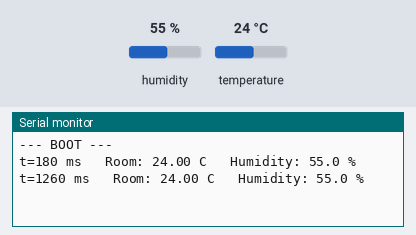
This sketch was run on a simulated ESP32. Shown: the last lines printed to the serial monitor. The test bench sets the inputs (shaded band); at power-on: humidity 55 %, temperature 24 °C.

Above: at 1.3 s.
1.4 s: humidity set to 22 %
At 2.8 s:
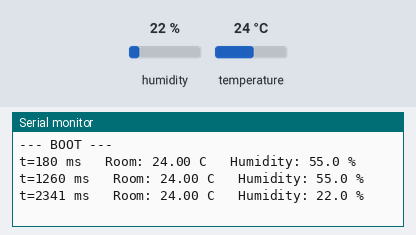
2.9 s: temperature set to 12 °C
At 4.2 s:
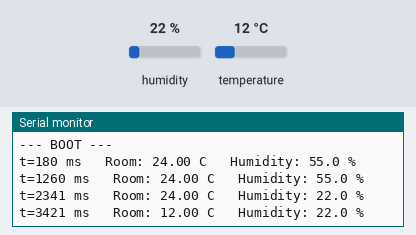
4.4 s: humidity set to 40 %
At 5.4 s:
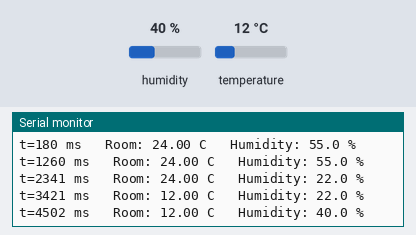
Timing chart, 0 to 7.4 s (numbered marks = the images above; inputs shaded):
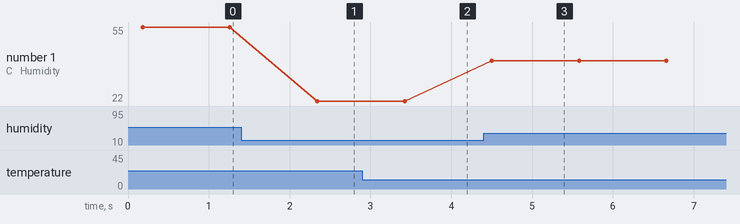

The sketch:

aht20_test.ino
```cpp
#include <Wire.h>
#include <Adafruit_AHTX0.h>
Adafruit_AHTX0 aht;

void setup() {
  Serial.begin(115200);
#ifdef NEOPIXEL_I2C_POWER
  pinMode(NEOPIXEL_I2C_POWER, OUTPUT);
  digitalWrite(NEOPIXEL_I2C_POWER, HIGH);
#endif
  delay(100);
  Serial.println("--- BOOT ---");
  if (!aht.begin()) Serial.println("AHT20 not found");
}

void loop() {
  sensors_event_t hum, temp;
  aht.getEvent(&hum, &temp);
  Serial.printf("t=%lu ms   Room: %.2f C   Humidity: %.1f %%\r\n", millis(), temp.temperature, hum.relative_humidity);
  delay(1000);
}
```

Measured:
- after the input at 1.4 s, the serial monitor: prints a new line after 0.94 s (image 1)
- after the input at 2.9 s, the serial monitor: prints a new line after 0.52 s (image 2)
- after the input at 4.4 s, the serial monitor: prints a new line after 0.10 s (image 3)
- plotted number 1: 55 → 22 after the input at 1.4 s, 22 → 40 after the input at 4.4 s
